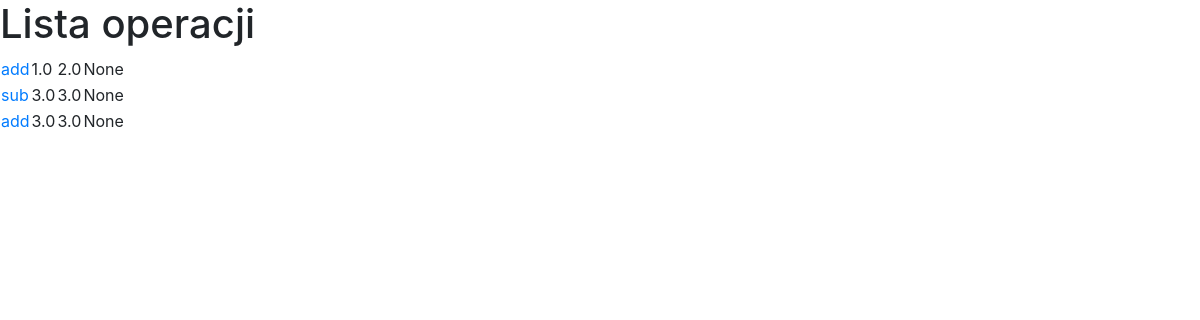
The page /mafs/ (signed in) on the database as committed earlier.
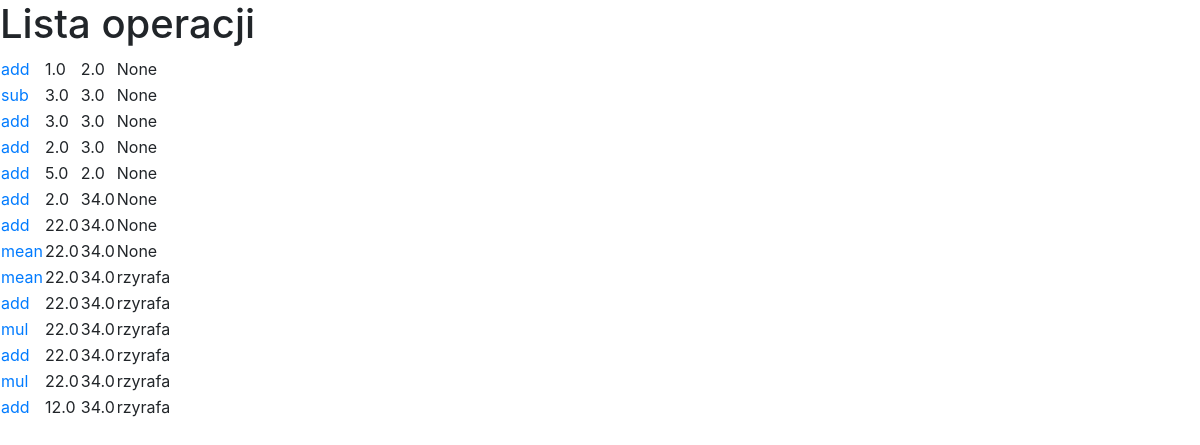
The same page on the database as committed later.
### maf/models.py (models this page shows, shortened)
class Math(models.Model):
    func = models.CharField(max_length=10)
    l1 = models.FloatField()
    l2 = models.FloatField()
    user = models.ForeignKey(User,
        on_delete=models.CASCADE,
        null=True,
        blank=True
        )

### maf/views.py (the view)
# urls.py: path('mafs/', maf_list),
@login_required()
def maf_list(request):
    objects = Math.objects.all()
    out = ''
    for o in objects:
        out += f'{o.func}: {o.l1}: {o.l2} <br>'
    return render(
        request=request,
        template_name= 'maf_lists.html',
        context = {'mafs': objects}
    )

### maf/templates/maf_lists.html
{% extends "base.html" %}
{% block content %}
<H1>Lista operacji</H1>
<table>
{% for m in mafs %}
    <tr>
        <td><a href="/mafs/{{m.id}}">{{ m.func }}</a></td>
        <td>{{ m.l1 }}</td>
        <td>{{ m.l2 }}</td>
        <td>{{ m.user }}</td>
    </tr>
{% endfor %}
</table>
{% endblock %}

### maf/templates/base.html (shortened to what this page needs)
<!DOCTYPE html>
<html lang="en">
<head>
<link href="https://stackpath.bootstrapcdn.com/bootstrap/4.1.3/css/bootstrap.min.css" rel="stylesheet">
</head>
<body>
{% block content %}
{% endblock %}
</body>
</html>

Rows that differ between the two databases and show on the page:
added Math: func "add", l1 "2.0", l2 "3.0", user "None"
added Math: func "add", l1 "5.0", l2 "2.0", user "None"
added Math: func "add", l1 "2.0", l2 "34.0", user "None"
added Math: func "add", l1 "22.0", l2 "34.0", user "None"
added Math: func "mean", l1 "22.0", l2 "34.0", user "None"
added Math: func "mean", l1 "22.0", l2 "34.0", user "rzyrafa"
added Math: func "add", l1 "22.0", l2 "34.0", user "rzyrafa"
added Math: func "mul", l1 "22.0", l2 "34.0", user "rzyrafa"
added Math: func "add", l1 "22.0", l2 "34.0", user "rzyrafa"
added Math: func "mul", l1 "22.0", l2 "34.0", user "rzyrafa"
added Math: func "add", l1 "12.0", l2 "34.0", user "rzyrafa"
